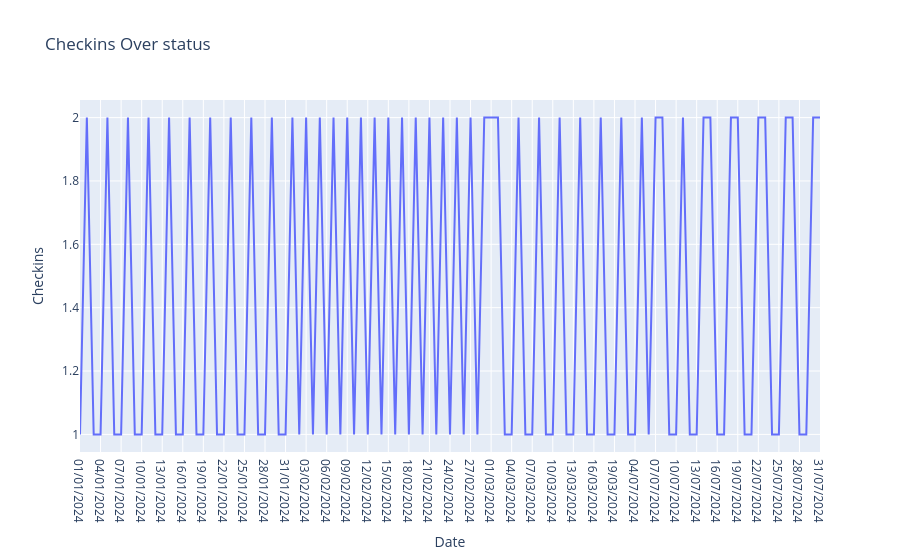

The notebook cell this image was saved under:
### Markdown cell above
# Checkins Trend Over time

### Code cell
fig =px.line(df,x="Date",y="Checkins",title="Checkins Over status")
fig.show()

### Figure 1 — Plotly figure (JSON) as saved in the notebook; plotly's stock layout.template omitted (floating-point values rounded to 4 significant figures)
{"data": [{"hovertemplate": "Date=%{x}<br>Checkins=%{y}<extra></extra>", "legendgroup": "", "line": {"color": "#636efa", "dash": "solid"}, "marker": {"symbol": "circle"}, "mode": "lines", "name": "", "orientation": "v", "showlegend": false, "type": "scatter", "x": ["01/01/2024", "02/01/2024", "03/01/2024", "04/01/2024", "05/01/2024", "06/01/2024", "07/01/2024", "08/01/2024", "09/01/2024", "10/01/2024", "11/01/2024", "12/01/2024", "13/01/2024", "14/01/2024", "15/01/2024", "16/01/2024", "17/01/2024", "18/01/2024", "19/01/2024", "20/01/2024", "21/01/2024", "22/01/2024", "23/01/2024", "24/01/2024", "25/01/2024", "26/01/2024", "27/01/2024", "28/01/2024", "29/01/2024", "30/01/2024", "31/01/2024", "01/02/2024", "02/02/2024", "03/02/2024", "04/02/2024", "05/02/2024", "06/02/2024", "07/02/2024", "08/02/2024", "09/02/2024", "10/02/2024", "11/02/2024", "12/02/2024", "13/02/2024", "14/02/2024", "15/02/2024", "16/02/2024", "17/02/2024", "18/02/2024", "19/02/2024", "20/02/2024", "21/02/2024", "22/02/2024", "23/02/2024", "24/02/2024", "25/02/2024", "26/02/2024", "27/02/2024", "28/02/2024", "29/02/2024", "01/03/2024", "02/03/2024", "03/03/2024", "04/03/2024", "05/03/2024", "06/03/2024", "07/03/2024", "08/03/2024", "09/03/2024", "10/03/2024", "11/03/2024", "12/03/2024", "13/03/2024", "14/03/2024", "15/03/2024", "16/03/2024", "17/03/2024", "18/03/2024", "19/03/2024", "02/07/2024", "03/07/2024", "04/07/2024", "05/07/2024", "06/07/2024", "07/07/2024", "08/07/2024", "09/07/2024", "10/07/2024", "11/07/2024", "12/07/2024", "13/07/2024", "14/07/2024", "15/07/2024", "16/07/2024", "17/07/2024", "18/07/2024", "19/07/2024", "20/07/2024", "21/07/2024", "22/07/2024", "23/07/2024", "24/07/2024", "25/07/2024", "26/07/2024", "27/07/2024", "28/07/2024", "29/07/2024", "30/07/2024", "31/07/2024"], "xaxis": "x", "y": [1, 2, 1, 1, 2, 1, 1, 2, 1, 1, 2, 1, 1, 2, 1, 1, 2, 1, 1, 2, 1, 1, 2, 1, 1, 2, 1, 1, 2, 1, 1, 2, 1, 2, 1, 2, 1, 2, 1, 2, 1, 2, 1, 2, 1, 2, 1, 2, 1, 2, 1, 2, 1, 2, 1, 2, 1, 2, 1, 2, 2, 2, 1, 1, 2, 1, 1, 2, 1, 1, 2, 1, 1, 2, 1, 1, 2, 1, 1, 2, 1, 1, 2, 1, 2, 2, 1, 1, 2, 1, 1, 2, 2, 1, 1, 2, 2, 1, 1, 2, 2, 1, 1, 2, 2, 1, 1, 2, 2], "yaxis": "y"}], "layout": {"legend": {"tracegroupgap": 0}, "title": {"text": "Checkins Over status"}, "xaxis": {"anchor": "y", "domain": [0, 1], "title": {"text": "Date"}}, "yaxis": {"anchor": "x", "domain": [0, 1], "title": {"text": "Checkins"}}}}
